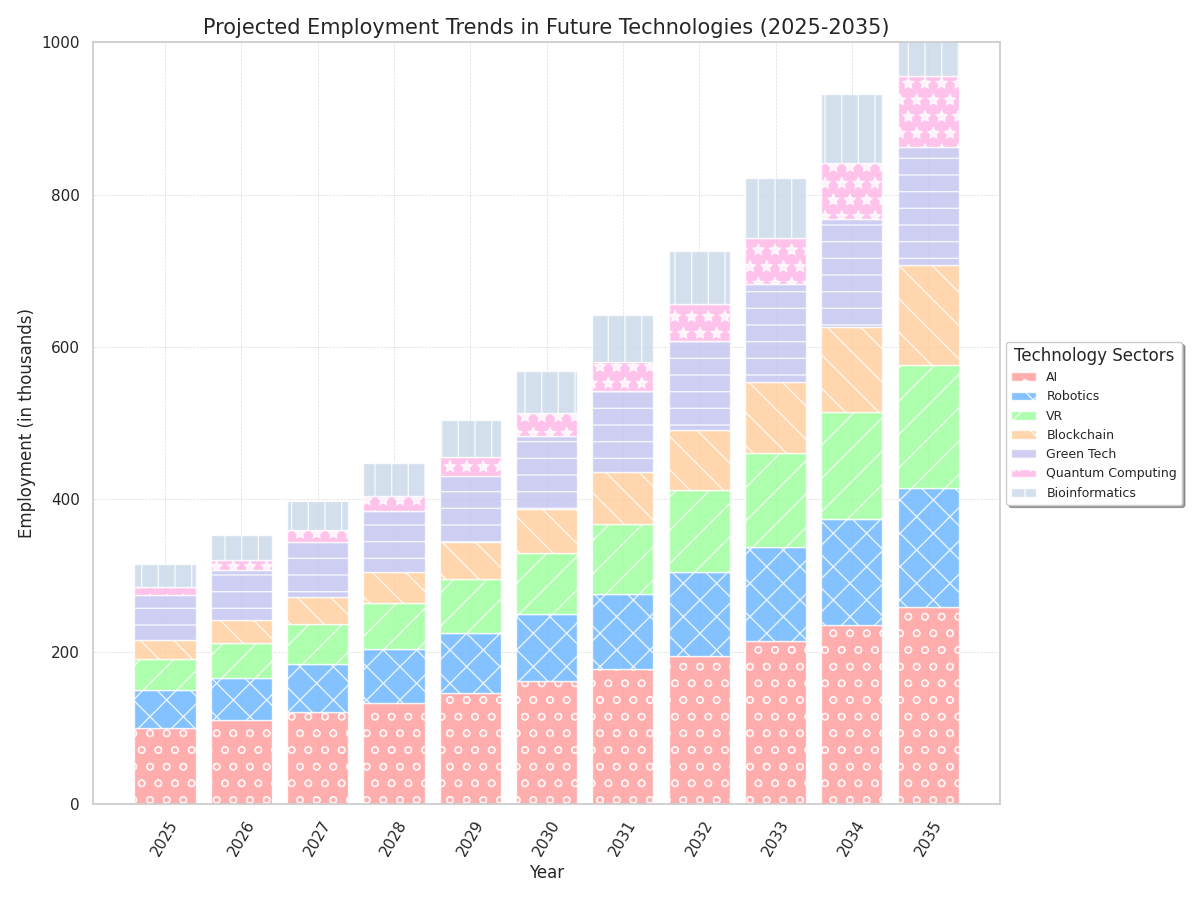

This figure's Python source:
import matplotlib.pyplot as plt
import numpy as np

years = np.arange(2025, 2036)

def calculate_growth(base_value, rate, years):
    return base_value * ((1 + rate) ** np.arange(len(years)))

base_ai = 100
base_robotics = 50
base_vr = 40
base_blockchain = 25
base_green_tech = 60
base_quantum_computing = 10
base_bioinformatics = 30

growth_ai = 0.10
growth_robotics = 0.12
growth_vr = 0.15
growth_blockchain = 0.18
growth_green_tech = 0.10
growth_quantum_computing = 0.25
growth_bioinformatics = 0.13

ai_employment = calculate_growth(base_ai, growth_ai, years)
robotics_employment = calculate_growth(base_robotics, growth_robotics, years)
vr_employment = calculate_growth(base_vr, growth_vr, years)
blockchain_employment = calculate_growth(base_blockchain, growth_blockchain, years)
green_tech_employment = calculate_growth(base_green_tech, growth_green_tech, years)
quantum_computing_employment = calculate_growth(base_quantum_computing, growth_quantum_computing, years)
bioinformatics_employment = calculate_growth(base_bioinformatics, growth_bioinformatics, years)

fig, ax = plt.subplots(figsize=(12, 9))

ax.bar(years, ai_employment, label='AI', color='#ff9999', alpha=0.8, hatch='o')
ax.bar(years, robotics_employment, bottom=ai_employment, label='Robotics', color='#66b3ff', alpha=0.8, hatch='x')
ax.bar(years, vr_employment, bottom=ai_employment+robotics_employment, label='VR', color='#99ff99', alpha=0.8, hatch='/')
ax.bar(years, blockchain_employment, bottom=ai_employment+robotics_employment+vr_employment, label='Blockchain', color='#ffcc99', alpha=0.8, hatch='\\')
ax.bar(years, green_tech_employment, bottom=ai_employment+robotics_employment+vr_employment+blockchain_employment, label='Green Tech', color='#c2c2f0', alpha=0.8, hatch='-')
ax.bar(years, quantum_computing_employment, bottom=ai_employment+robotics_employment+vr_employment+blockchain_employment+green_tech_employment, label='Quantum Computing', color='#ffb3e6', alpha=0.8, hatch='*')
ax.bar(years, bioinformatics_employment, bottom=ai_employment+robotics_employment+vr_employment+blockchain_employment+green_tech_employment+quantum_computing_employment, label='Bioinformatics', color='#c9d7e9', alpha=0.8, hatch='|')

ax.set_title('Projected Employment Trends in Future Technologies (2025-2035)', fontsize=15)
ax.set_xlabel('Year', fontsize=12)
ax.set_ylabel('Employment (in thousands)', fontsize=12)

ax.legend(loc='center left', bbox_to_anchor=(1, 0.5), title='Technology Sectors', fontsize=9, frameon=True, shadow=True)
ax.set_xticks(years)
ax.set_xticklabels(years, rotation=60)

ax.set_ylim(0, 1000)
ax.grid(True, linestyle='--', linewidth=0.5, alpha=0.7)

plt.tight_layout()

plt.show()
